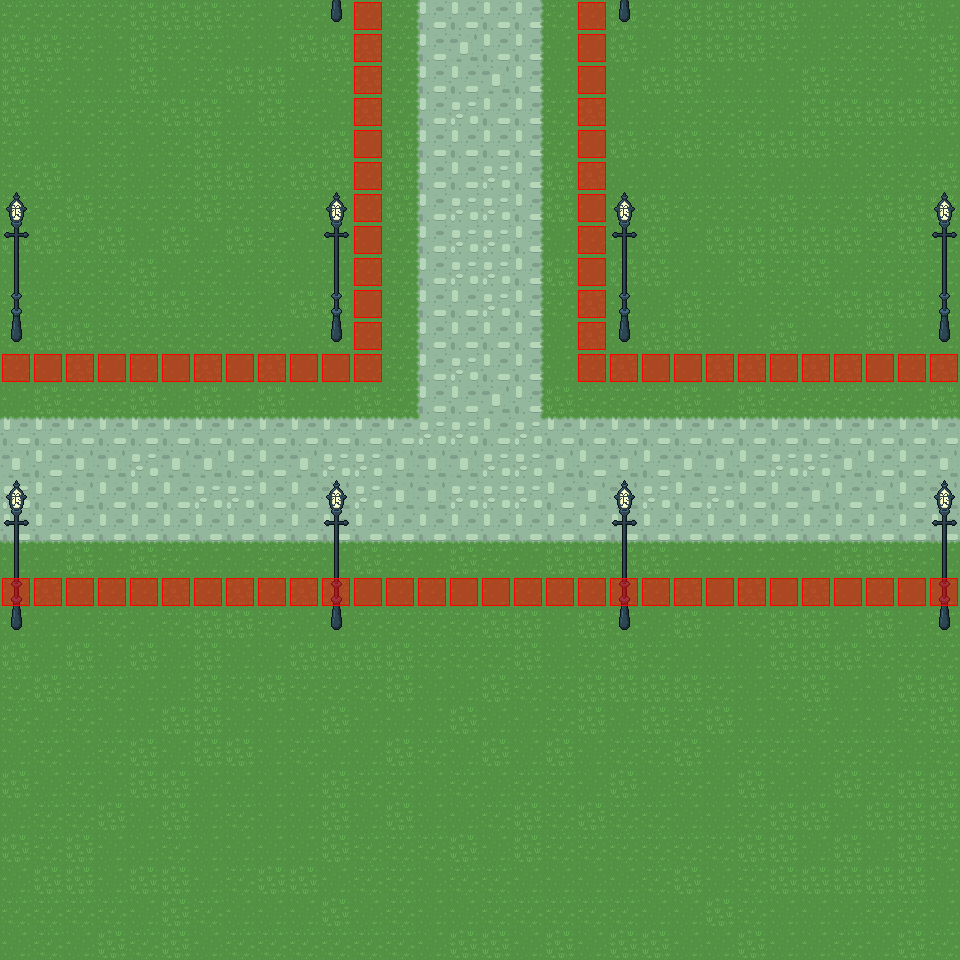

This is a level from a 2D game, rendered from its Tiled map with the project's own tilesets. A one-line summary and the map file follow, with tile-layer data summarised:
An orthogonal 30x30 tile map with 32x32 px tiles, 4 tile layers (Terrain, Decoration, Decoration Upper, Collision), 3 tilesets.

<map version="1.0" orientation="orthogonal" width="30" height="30" tilewidth="32" tileheight="32">
 <properties>
  <property name="east" value="path_i, 0" />
  <property name="north" value="path_e, 0" />
  <property name="west" value="path_g, 0" />
 </properties>
 <tileset firstgid="1" name="collision" tilewidth="32" tileheight="32">
  <image source="data/tilesets/collision.png" width="32" height="32" />
 </tileset>
 <tileset firstgid="2" name="terrain" tilewidth="32" tileheight="32">
  <image source="data/tilesets/punky/bf terrain .png" width="352" height="1600" />
 </tileset>
 <tileset firstgid="552" name="bf ponyville decoration elements" tilewidth="32" tileheight="32">
  <image source="data/tilesets/punky/bf ponyville decoration elements.png" width="288" height="736" />
 </tileset>
 <layer name="Terrain" width="30" height="30">
  <data>[900 cells, 900 non-empty, 12 distinct tile ids]</data>
 </layer>
 <layer name="Decoration" width="30" height="30">
  <data>[900 cells, 10 non-empty, 1 distinct tile ids]</data>
 </layer>
 <layer name="Decoration Upper" width="30" height="30">
  <properties>
   <property name="render" value="above" />
  </properties>
  <data>[900 cells, 32 non-empty, 4 distinct tile ids]</data>
 </layer>
 <layer name="Collision" width="30" height="30">
  <data>[900 cells, 76 non-empty, 1 distinct tile ids]</data>
 </layer>
</map>
